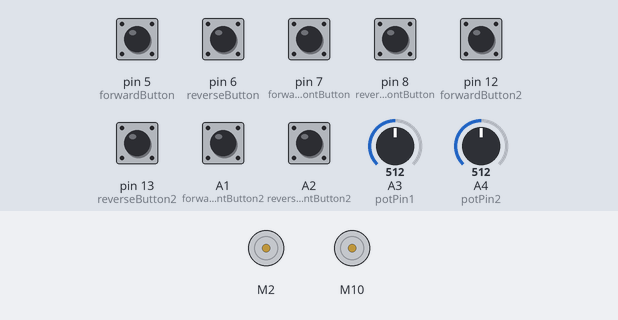
This program was run on a simulated Arduino Uno, built with avr-gcc and run on an emulated ATmega328P. On the bench: 2 × DC motor (green arrow = forward, orange = backward, longer = faster). The test bench sets the inputs (shaded band); at power-on: A1 (forwardContButton2), A2 (reverseContButton2), pin 5 (forwardButton), pin 6 (reverseButton), pin 7 (forwardContButton), pin 8 (reverseContButton), pin 12 (forwardButton2), pin 13 (reverseButton2) HIGH, A3 (potPin1) = 512, A4 (potPin2) = 512. What the program prints to the serial monitor is not drawn.

Above: at 1.2 s.
1.3 s: pin 5 (forwardButton) pulled LOW for 0.15 s
At 1.37 s:
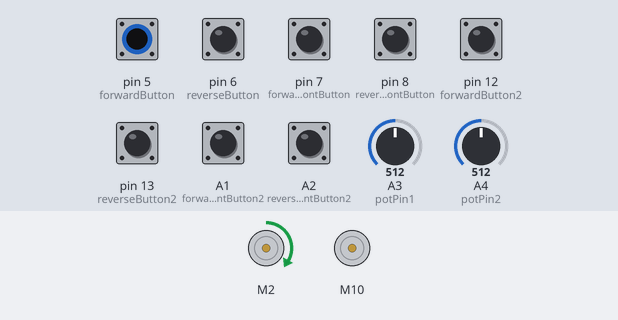
2.9 s: pin 6 (reverseButton) pulled LOW for 0.15 s
At 2.98 s:
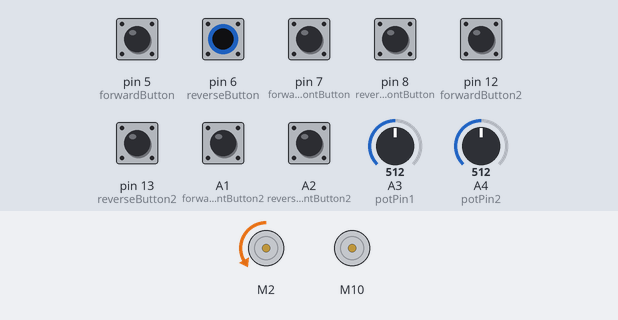
4.5 s: pin 12 (forwardButton2) pulled LOW for 0.15 s
At 4.58 s:
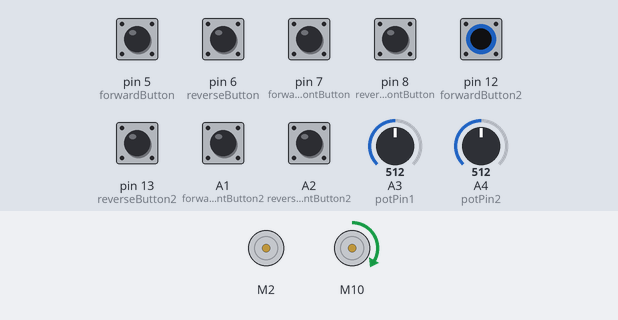
6.1 s: pin 13 (reverseButton2) pulled LOW for 0.15 s
At 6.18 s:
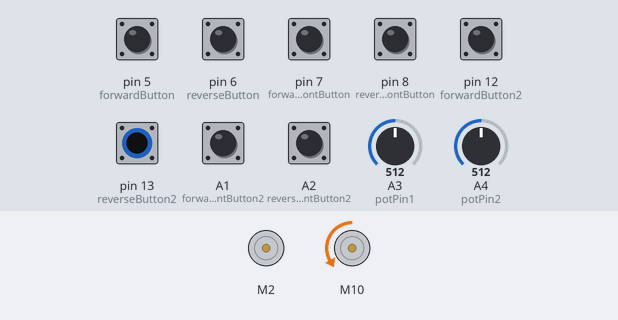
7.7 s: pin 5 (forwardButton) pulled LOW for 1 s
At 9.1 s:
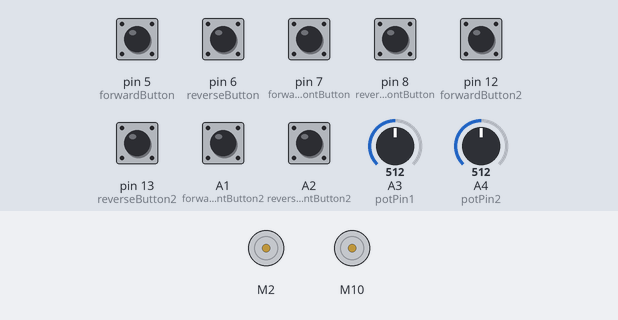
10.2 s: pin 6 (reverseButton) pulled LOW for 1 s
At 10.5 s:
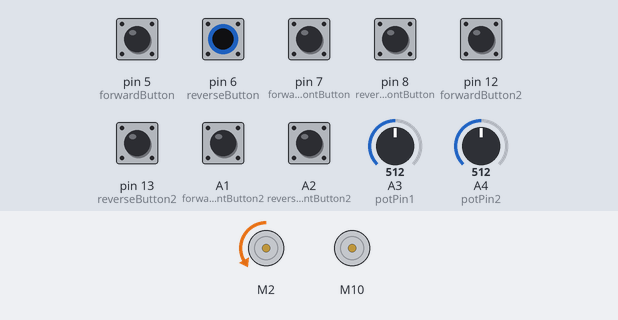
Timing chart, 0 to 13.2 s (numbered marks = the images above; inputs shaded):
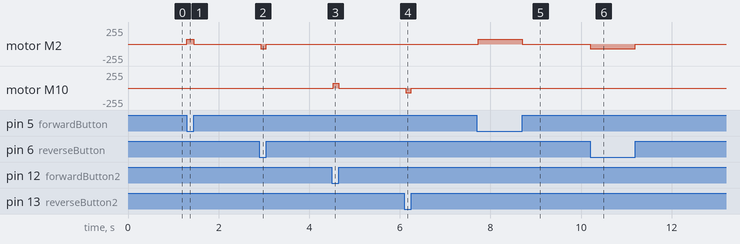

Measured:
- after the input at 1.3 s, motor M2: stopped → forward 74/255 at once, → stopped 0.15 s later
- after the input at 2.9 s, motor M2: stopped → backward 74/255 at once, → stopped 0.12 s later
- after the input at 4.5 s, motor M10: stopped → forward 74/255 at once, → stopped 0.12 s later
- after the input at 6.1 s, motor M10: stopped → backward 74/255 at once, → stopped 0.12 s later
- after the input at 7.7 s, motor M2: stopped → forward 74/255 at once, → stopped 0.97 s later
- after the input at 10.2 s, motor M2: stopped → backward 74/255 at once, → stopped 0.99 s later

The program:

main.cpp
```cpp
#include <L293.h>

// give a name to the pins that you use for the first motor
const int speedPin1 = 3;            // the pin that we use to control the motor's speed
const int forwardPin1 = 2;         // the pin that we use to tell the motor to go forward
const int reversePin1 = 4;         // the pin that we use to tell the motor to go reverse
const int forwardButton = 5;      // the pin that we use for the forward button
const int reverseButton = 6;      // the pin that we use for the reverse button
const int forwardContButton = 7;  // the pin that we use for the forward continuous button
const int reverseContButton = 8;  // the pin that we use for the reverse continuous button
const int potPin1 = A3;            // the pin that we use for the first motor's potentiometer

// give a name to the pins that you use for the second motor
const int speedPin2 = 9;            // the pin that we use to control the motor's speed
const int forwardPin2 = 10;        // the pin that we use to tell the motor to go forward
const int reversePin2 = 11;        // the pin that we use to tell the motor to go reverse
const int forwardButton2 = 12;     // the pin that we use for the forward button
const int reverseButton2 = 13;     // the pin that we use for the reverse button
const int forwardContButton2 = A1; // the pin that we use for the forward continuous button
const int reverseContButton2 = A2; // the pin that we use for the reverse continuous button
const int potPin2 = A4;            // the pin that we use for the second motor's potentiometer

// make a new instance of the L293 library and call it "motor1" and "motor2"
L293 motor(speedPin1, forwardPin1, reversePin1);
L293 motor2(speedPin2, forwardPin2, reversePin2);

void setup()
{
  // initialize serial communication
  Serial.begin(9600);

  // initialize input pins for all buttons
  pinMode(forwardButton, INPUT_PULLUP);
  pinMode(reverseButton, INPUT_PULLUP);
  pinMode(forwardContButton, INPUT_PULLUP);
  pinMode(reverseContButton, INPUT_PULLUP);

  pinMode(forwardButton2, INPUT_PULLUP);
  pinMode(reverseButton2, INPUT_PULLUP);
  pinMode(forwardContButton2, INPUT_PULLUP);
  pinMode(reverseContButton2, INPUT_PULLUP);

  // initialize potentiometer pins
  pinMode(potPin1, INPUT);
  pinMode(potPin2, INPUT);
}

void loop()
{
  // read the potentiometer values for each motor
  int potValue1 = analogRead(potPin1);
  int potValue2 = analogRead(potPin2);

  Serial.print("Potentiometer 1 value: ");
Serial.println(potValue1);

  // map the potentiometer values to the range of 0-255 for motor speed
  int motorSpeed1 = map(potValue1, 300, 1023, 0, 255);
  int motorSpeed2 = map(potValue2, 300, 1023, 0, 255);


  // check if the forward button of motor 1 is pressed
  if (digitalRead(forwardButton) == LOW)
  {
    // call the forward function with the mapped speed value
    motor.forward(motorSpeed1);

    // loop until the button is released
    while (digitalRead(forwardButton) == LOW)
    {
      // do nothing, just wait for the button to be released
    }

    // stop the motor once the button is released
    motor.stop();
  }

  // check if the reverse button is pressed
  if (digitalRead(reverseButton) == LOW)
  {
    // call the back function with the mapped speed value
    motor.back(motorSpeed1);

    // loop until the button is released
    while (digitalRead(reverseButton) == LOW)
    {
      // do nothing, just wait for the button to be released
    }

    // stop the motor once the button is released
    motor.stop();
  }

  // check if the forward continuous button is pressed
  if (digitalRead(forwardContButton) == LOW)
  {
    // call the forward function with the mapped speed value
    motor.forward(motorSpeed1);
  }

  // check if the reverse continuous button is pressed
  if (digitalRead(reverseContButton) == LOW)
  {
    // call the back function with the mapped speed value
    motor.back(motorSpeed1);
  }

  if (digitalRead(forwardButton2) == LOW)
  {
    // call the forward function with the mapped speed value
    motor2.forward(motorSpeed2);

    // loop until the button is released
    while (digitalRead(forwardButton2) == LOW)
    {
      // do nothing, just wait for the button to be released
    }

    // stop the motor once the button is released
    motor2.stop();
  }

  // check if the reverse button is pressed
  if (digitalRead(reverseButton2) == LOW)
  {
    // call the back function with the mapped speed value
    motor2.back(motorSpeed2);

    // loop until the button is released
    while (digitalRead(reverseButton2) == LOW)
    {
      // do nothing, just wait for the button to be released
    }

    // stop the motor once the button is released
    motor2.stop();
  }

  // check if the forward continuous button is pressed
  if (digitalRead(forwardContButton2) == LOW)
  {
    // call the forward function with the mapped speed value
    motor2.forward(motorSpeed2);
  }

  // check if the reverse continuous button is pressed
  if (digitalRead(reverseContButton2) == LOW)
  {
    // call the back function with the mapped speed value
    motor2.back(motorSpeed2);
  }
}                  
```
